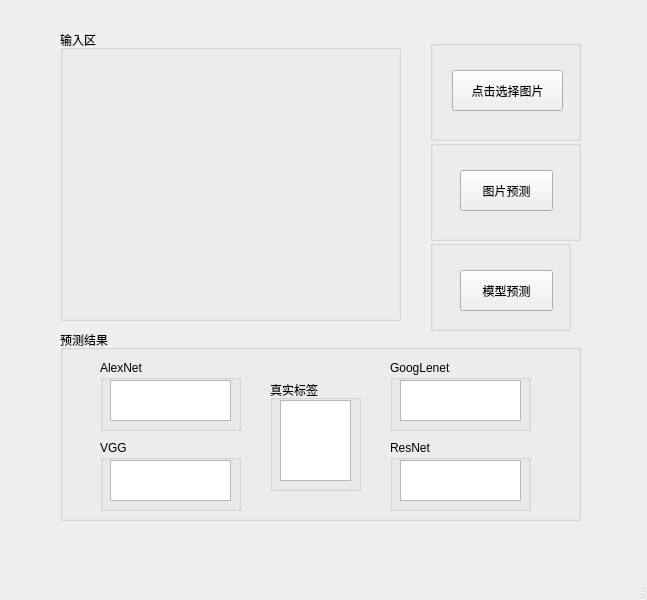
<?xml version="1.0" encoding="UTF-8"?>
<ui version="4.0">
 <class>window</class>
 <widget class="QMainWindow" name="window">
  <property name="geometry">
   <rect>
    <x>0</x>
    <y>0</y>
    <width>647</width>
    <height>600</height>
   </rect>
  </property>
  <property name="windowTitle">
   <string>迁移学习对比训练</string>
  </property>
  <widget class="QWidget" name="centralwidget">
   <widget class="QGroupBox" name="groupBox">
    <property name="geometry">
     <rect>
      <x>60</x>
      <y>30</y>
      <width>341</width>
      <height>291</height>
     </rect>
    </property>
    <property name="title">
     <string>输入区</string>
    </property>
    <widget class="QLabel" name="label_Input">
     <property name="geometry">
      <rect>
       <x>10</x>
       <y>20</y>
       <width>321</width>
       <height>261</height>
      </rect>
     </property>
     <property name="text">
      <string/>
     </property>
    </widget>
   </widget>
   <widget class="QGroupBox" name="groupBox_2">
    <property name="geometry">
     <rect>
      <x>60</x>
      <y>330</y>
      <width>521</width>
      <height>191</height>
     </rect>
    </property>
    <property name="title">
     <string>预测结果</string>
    </property>
    <widget class="QGroupBox" name="groupBox_4">
     <property name="geometry">
      <rect>
       <x>40</x>
       <y>30</y>
       <width>141</width>
       <height>71</height>
      </rect>
     </property>
     <property name="title">
      <string>AlexNet</string>
     </property>
     <widget class="QTextBrowser" name="textBrowser_AlexNet">
      <property name="geometry">
       <rect>
        <x>10</x>
        <y>20</y>
        <width>121</width>
        <height>41</height>
       </rect>
      </property>
     </widget>
    </widget>
    <widget class="QGroupBox" name="groupBox_5">
     <property name="geometry">
      <rect>
       <x>330</x>
       <y>30</y>
       <width>141</width>
       <height>71</height>
      </rect>
     </property>
     <property name="title">
      <string>GoogLenet</string>
     </property>
     <widget class="QTextBrowser" name="textBrowser_GoogLenet">
      <property name="geometry">
       <rect>
        <x>10</x>
        <y>20</y>
        <width>121</width>
        <height>41</height>
       </rect>
      </property>
     </widget>
    </widget>
    <widget class="QGroupBox" name="groupBox_6">
     <property name="geometry">
      <rect>
       <x>40</x>
       <y>110</y>
       <width>141</width>
       <height>71</height>
      </rect>
     </property>
     <property name="title">
      <string>VGG</string>
     </property>
     <widget class="QTextBrowser" name="textBrowser_VGG">
      <property name="geometry">
       <rect>
        <x>10</x>
        <y>20</y>
        <width>121</width>
        <height>41</height>
       </rect>
      </property>
     </widget>
    </widget>
    <widget class="QGroupBox" name="groupBox_7">
     <property name="geometry">
      <rect>
       <x>330</x>
       <y>110</y>
       <width>141</width>
       <height>71</height>
      </rect>
     </property>
     <property name="title">
      <string>ResNet</string>
     </property>
     <widget class="QTextBrowser" name="textBrowser_ResNet">
      <property name="geometry">
       <rect>
        <x>10</x>
        <y>20</y>
        <width>121</width>
        <height>41</height>
       </rect>
      </property>
     </widget>
    </widget>
    <widget class="QGroupBox" name="groupBox_9">
     <property name="geometry">
      <rect>
       <x>210</x>
       <y>50</y>
       <width>91</width>
       <height>111</height>
      </rect>
     </property>
     <property name="title">
      <string>真实标签</string>
     </property>
     <widget class="QTextBrowser" name="textBrowser_realabel">
      <property name="geometry">
       <rect>
        <x>10</x>
        <y>20</y>
        <width>71</width>
        <height>81</height>
       </rect>
      </property>
     </widget>
    </widget>
   </widget>
   <widget class="QGroupBox" name="groupBox_3">
    <property name="geometry">
     <rect>
      <x>430</x>
      <y>140</y>
      <width>151</width>
      <height>101</height>
     </rect>
    </property>
    <property name="title">
     <string/>
    </property>
    <widget class="QPushButton" name="pushButton">
     <property name="geometry">
      <rect>
       <x>30</x>
       <y>30</y>
       <width>93</width>
       <height>41</height>
      </rect>
     </property>
     <property name="text">
      <string>图片预测</string>
     </property>
    </widget>
   </widget>
   <widget class="QGroupBox" name="groupBox_8">
    <property name="geometry">
     <rect>
      <x>430</x>
      <y>40</y>
      <width>151</width>
      <height>101</height>
     </rect>
    </property>
    <property name="title">
     <string/>
    </property>
    <widget class="QPushButton" name="pushButton_2">
     <property name="geometry">
      <rect>
       <x>22</x>
       <y>30</y>
       <width>111</width>
       <height>41</height>
      </rect>
     </property>
     <property name="text">
      <string>点击选择图片</string>
     </property>
    </widget>
   </widget>
   <widget class="QGroupBox" name="groupBox_10">
    <property name="geometry">
     <rect>
      <x>430</x>
      <y>240</y>
      <width>141</width>
      <height>91</height>
     </rect>
    </property>
    <property name="title">
     <string/>
    </property>
    <widget class="QPushButton" name="pushButton_3">
     <property name="geometry">
      <rect>
       <x>30</x>
       <y>30</y>
       <width>93</width>
       <height>41</height>
      </rect>
     </property>
     <property name="text">
      <string>模型预测</string>
     </property>
    </widget>
   </widget>
  </widget>
  <widget class="QMenuBar" name="menubar">
   <property name="geometry">
    <rect>
     <x>0</x>
     <y>0</y>
     <width>647</width>
     <height>26</height>
    </rect>
   </property>
  </widget>
  <widget class="QStatusBar" name="statusbar"/>
 </widget>
 <resources/>
 <connections>
  <connection>
   <sender>pushButton_2</sender>
   <signal>clicked()</signal>
   <receiver>window</receiver>
   <slot>img_open()</slot>
   <hints>
    <hint type="sourcelabel">
     <x>502</x>
     <y>111</y>
    </hint>
    <hint type="destinationlabel">
     <x>530</x>
     <y>50</y>
    </hint>
   </hints>
  </connection>
  <connection>
   <sender>pushButton</sender>
   <signal>clicked()</signal>
   <receiver>window</receiver>
   <slot>singleimage_eval()</slot>
   <hints>
    <hint type="sourcelabel">
     <x>511</x>
     <y>233</y>
    </hint>
    <hint type="destinationlabel">
     <x>563</x>
     <y>209</y>
    </hint>
   </hints>
  </connection>
  <connection>
   <sender>pushButton_3</sender>
   <signal>clicked()</signal>
   <receiver>window</receiver>
   <slot>module_acc_eval()</slot>
   <hints>
    <hint type="sourcelabel">
     <x>517</x>
     <y>318</y>
    </hint>
    <hint type="destinationlabel">
     <x>602</x>
     <y>344</y>
    </hint>
   </hints>
  </connection>
 </connections>
 <slots>
  <slot>image_detect()</slot>
  <slot>singleimage_eval()</slot>
  <slot>img_open()</slot>
  <slot>module_acc_eval()</slot>
 </slots>
</ui>
